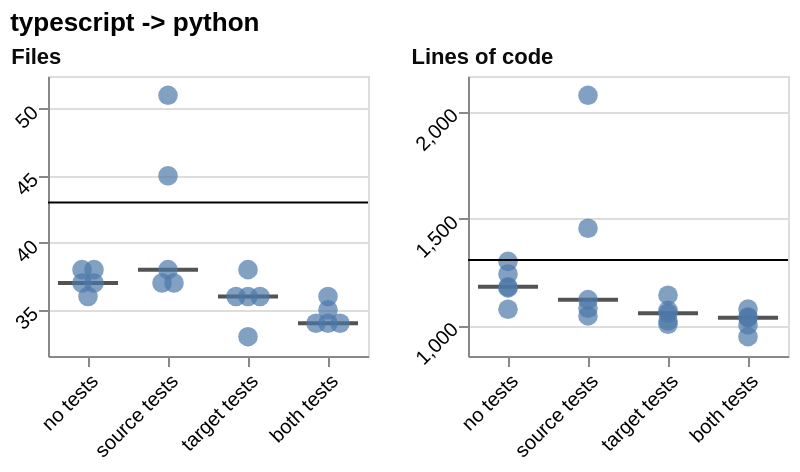

The Vega-Lite source for this figure:
### Vega-Lite specification from a JSON file in a GitHub repository (floating-point values rounded to 4 significant figures)
{"config": {"view": {"continuousWidth": 300, "continuousHeight": 300}, "axis": {"labelAngle": -45}}, "concat": [{"layer": [{"mark": {"type": "tick", "color": "#0b0b0b", "opacity": 0.7, "size": 30, "thickness": 2}, "encoding": {"x": {"field": "condition", "scale": {"paddingInner": 0.25, "paddingOuter": 0.125}, "sort": ["no tests", "source tests", "target tests", "both tests"], "title": null, "type": "nominal"}, "y": {"aggregate": "median", "field": "value", "scale": {"domain": [31.56, 52.44], "nice": false}, "title": null, "type": "quantitative"}}}, {"mark": {"type": "point", "filled": true, "size": 96}, "encoding": {"x": {"field": "condition", "scale": {"paddingInner": 0.25, "paddingOuter": 0.125}, "sort": ["no tests", "source tests", "target tests", "both tests"], "title": null, "type": "nominal"}, "xOffset": {"field": "nudge", "scale": {"domain": [-1.0, 1.0], "range": [9.0, 21.0]}, "title": null, "type": "quantitative"}, "y": {"field": "value", "scale": {"domain": [31.56, 52.44], "nice": false}, "type": "quantitative"}}}, {"mark": {"type": "rule"}, "encoding": {"y": {"aggregate": "median", "field": "reference", "scale": {"domain": [31.56, 52.44], "nice": false}, "type": "quantitative"}}, "transform": [{"filter": {"field": "reference", "valid": true}}]}], "data": {"name": "data-2c5d230d657bbfc81c7c4bbf4de06636"}, "height": 140, "title": {"text": "Files", "anchor": "start", "color": "#0b0b0b", "fontSize": 11}, "width": 160}, {"layer": [{"mark": {"type": "tick", "color": "#0b0b0b", "opacity": 0.7, "size": 30, "thickness": 2}, "encoding": {"x": {"field": "condition", "scale": {"paddingInner": 0.25, "paddingOuter": 0.125}, "sort": ["no tests", "source tests", "target tests", "both tests"], "title": null, "type": "nominal"}, "y": {"aggregate": "median", "field": "value", "scale": {"domain": [856.8, 2165.0], "nice": false}, "title": null, "type": "quantitative"}}}, {"mark": {"type": "point", "filled": true, "size": 96}, "encoding": {"x": {"field": "condition", "scale": {"paddingInner": 0.25, "paddingOuter": 0.125}, "sort": ["no tests", "source tests", "target tests", "both tests"], "title": null, "type": "nominal"}, "xOffset": {"field": "nudge", "scale": {"domain": [-1.0, 1.0], "range": [9.0, 21.0]}, "title": null, "type": "quantitative"}, "y": {"field": "value", "scale": {"domain": [856.8, 2165.0], "nice": false}, "type": "quantitative"}}}, {"mark": {"type": "rule"}, "encoding": {"y": {"aggregate": "median", "field": "reference", "scale": {"domain": [856.8, 2165.0], "nice": false}, "type": "quantitative"}}, "transform": [{"filter": {"field": "reference", "valid": true}}]}], "data": {"name": "data-75cb386b18f768df31db0e908ce7b973"}, "height": 140, "title": {"text": "Lines of code", "anchor": "start", "color": "#0b0b0b", "fontSize": 11}, "width": 160}], "columns": 4, "title": "typescript -> python", "$schema": "https://vega.github.io/schema/vega-lite/v6.4.1.json", "datasets": {"data-2c5d230d657bbfc81c7c4bbf4de06636": [{"condition": "no tests", "layout": "kept the file layout", "metric": "file_count", "value": 37.0, "reference": 43.0, "nudge": -0.5}, {"condition": "no tests", "layout": "rebuilt the file layout", "metric": "file_count", "value": 37.0, "reference": 43.0, "nudge": 0.5}, {"condition": "no tests", "layout": "kept the file layout", "metric": "file_count", "value": 38.0, "reference": 43.0, "nudge": -0.5}, {"condition": "no tests", "layout": "rebuilt the file layout", "metric": "file_count", "value": 38.0, "reference": 43.0, "nudge": 0.5}, {"condition": "no tests", "layout": "rebuilt the file layout", "metric": "file_count", "value": 36.0, "reference": 43.0, "nudge": 0.0}, {"condition": "source tests", "layout": "kept the file layout", "metric": "file_count", "value": 37.0, "reference": 43.0, "nudge": -0.5}, {"condition": "source tests", "layout": "kept the file layout", "metric": "file_count", "value": 37.0, "reference": 43.0, "nudge": 0.5}, {"condition": "source tests", "layout": "kept the file layout", "metric": "file_count", "value": 38.0, "reference": 43.0, "nudge": 0.0}, {"condition": "source tests", "layout": "kept the file layout", "metric": "file_count", "value": 45.0, "reference": 43.0, "nudge": 0.0}, {"condition": "source tests", "layout": "kept the file layout", "metric": "file_count", "value": 51.0, "reference": 43.0, "nudge": 0.0}, {"condition": "target tests", "layout": "kept the file layout", "metric": "file_count", "value": 38.0, "reference": 43.0, "nudge": 0.0}, {"condition": "target tests", "layout": "kept the file layout", "metric": "file_count", "value": 36.0, "reference": 43.0, "nudge": -1.0}, {"condition": "target tests", "layout": "kept the file layout", "metric": "file_count", "value": 36.0, "reference": 43.0, "nudge": 0.0}, {"condition": "target tests", "layout": "kept the file layout", "metric": "file_count", "value": 36.0, "reference": 43.0, "nudge": 1.0}, {"condition": "target tests", "layout": "kept the file layout", "metric": "file_count", "value": 33.0, "reference": 43.0, "nudge": 0.0}, {"condition": "both tests", "layout": "kept the file layout", "metric": "file_count", "value": 34.0, "reference": 43.0, "nudge": -1.0}, {"condition": "both tests", "layout": "kept the file layout", "metric": "file_count", "value": 34.0, "reference": 43.0, "nudge": 0.0}, {"condition": "both tests", "layout": "kept the file layout", "metric": "file_count", "value": 34.0, "reference": 43.0, "nudge": 1.0}, {"condition": "both tests", "layout": "kept the file layout", "metric": "file_count", "value": 35.0, "reference": 43.0, "nudge": 0.0}, {"condition": "both tests", "layout": "kept the file layout", "metric": "file_count", "value": 36.0, "reference": 43.0, "nudge": 0.0}], "data-75cb386b18f768df31db0e908ce7b973": [{"condition": "no tests", "layout": "kept the file layout", "metric": "loc", "value": 1175.0, "reference": 1305.0, "nudge": 0.0}, {"condition": "no tests", "layout": "rebuilt the file layout", "metric": "loc", "value": 1299.0, "reference": 1305.0, "nudge": 0.0}, {"condition": "no tests", "layout": "kept the file layout", "metric": "loc", "value": 1180.0, "reference": 1305.0, "nudge": 0.0}, {"condition": "no tests", "layout": "rebuilt the file layout", "metric": "loc", "value": 1240.0, "reference": 1305.0, "nudge": 0.0}, {"condition": "no tests", "layout": "rebuilt the file layout", "metric": "loc", "value": 1075.0, "reference": 1305.0, "nudge": 0.0}, {"condition": "source tests", "layout": "kept the file layout", "metric": "loc", "value": 1080.0, "reference": 1305.0, "nudge": 0.0}, {"condition": "source tests", "layout": "kept the file layout", "metric": "loc", "value": 1120.0, "reference": 1305.0, "nudge": 0.0}, {"condition": "source tests", "layout": "kept the file layout", "metric": "loc", "value": 1454.0, "reference": 1305.0, "nudge": 0.0}, {"condition": "source tests", "layout": "kept the file layout", "metric": "loc", "value": 1044.0, "reference": 1305.0, "nudge": 0.0}, {"condition": "source tests", "layout": "kept the file layout", "metric": "loc", "value": 2075.0, "reference": 1305.0, "nudge": 0.0}, {"condition": "target tests", "layout": "kept the file layout", "metric": "loc", "value": 1141.0, "reference": 1305.0, "nudge": 0.0}, {"condition": "target tests", "layout": "kept the file layout", "metric": "loc", "value": 1056.0, "reference": 1305.0, "nudge": 0.0}, {"condition": "target tests", "layout": "kept the file layout", "metric": "loc", "value": 1020.0, "reference": 1305.0, "nudge": 0.0}, {"condition": "target tests", "layout": "kept the file layout", "metric": "loc", "value": 1070.0, "reference": 1305.0, "nudge": 0.0}, {"condition": "target tests", "layout": "kept the file layout", "metric": "loc", "value": 1005.0, "reference": 1305.0, "nudge": 0.0}, {"condition": "both tests", "layout": "kept the file layout", "metric": "loc", "value": 1076.0, "reference": 1305.0, "nudge": 0.0}, {"condition": "both tests", "layout": "kept the file layout", "metric": "loc", "value": 947.0, "reference": 1305.0, "nudge": 0.0}, {"condition": "both tests", "layout": "kept the file layout", "metric": "loc", "value": 1035.0, "reference": 1305.0, "nudge": 0.0}, {"condition": "both tests", "layout": "kept the file layout", "metric": "loc", "value": 1039.0, "reference": 1305.0, "nudge": 0.0}, {"condition": "both tests", "layout": "kept the file layout", "metric": "loc", "value": 1002.0, "reference": 1305.0, "nudge": 0.0}]}}
